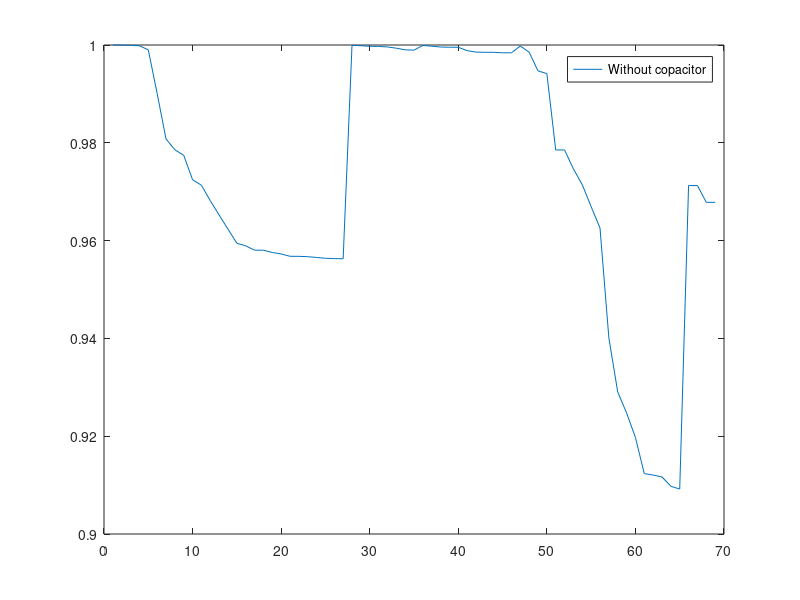

MATLAB code to generate this figure:
% Auther :  ROHIT BAGDI
% date :    08 jan 2022
% Tital :   Backwardf and Forward Sweep Load Flow Algorithm
% forward backward sweep mathod for calculation of voltage

% data for 33-bus system
%{
basemva =100 ; accuracy = 0.0001; maxiter=100; 
basekv=12.66;

% Distribution System data (33 bus system)
%            Bus    Bus     Voltage     Angle    Load    Load
%            no.    code       mag.   (degree)   (kW)   (kVAR)
%                              (pu)               
busdata=[   1       1           1       0        0       0
            2       0           1       0        100    60
            3       0           1       0        90     40
            4       0           1       0       120     80
            5       0           1       0       60      30
            6       0           1       0       60      20
            7       0           1       0       200     100
            8       0           1       0       200     100
            9       0           1       0       60      20
            10      0           1       0       60      20
            11      0           1       0       45      30
            12      0           1       0       60      35
            13      0           1       0       60      35
            14      0           1       0       120     80
            15      0           1       0       60      10
            16      0           1       0       60      20
            17      0           1       0       60      20
            18      0           1       0       90      40
            19      0           1       0       90      40
            20      0           1       0       90      40
            21      0           1       0       90      40
            22      0           1       0       90      40
            23      0           1       0       90      50
            24      0           1       0       420     200
            25      0           1       0       420     200
            26      0           1       0       60      25
            27      0           1       0       60      25
            28      0           1       0       60      20
            29      0           1       0       120     70
            30      0           1       0       200     600
            31      0           1       0       150      70
            32      0           1       0       210     100
            33      0           1       0       60      40];
        %line data are
        %   ns      nr      R       X            lineno
linedata= [ 1       2   0.0922      0.047           1
            2       3   0.493       0.2511          2
            3       4   0.366       0.1864          3
            4       5   0.3811      0.1941          4
            5       6   0.819       0.707           5
            6       7   0.1872      0.6188          6
            7       8   0.7114      0.2351          7
            8       9   1.03        0.74            8
            9       10  1.044       0.74            9
            10      11  0.1966      0.065           10
            11      12  0.3744      0.1238          11
            12      13  1.468       1.155           12
            13      14  0.5416      0.7129          13
            14      15  0.591       0.526           14
            15      16  0.7463      0.545           15
            16      17  1.289       1.721           16
            17      18  0.732       0.574           17
            2       19  0.164       0.1565          18
            19      20  1.5042      1.3554          19
            20      21  0.4095      0.4784          20
            21      22  0.7089      0.9373          21
            3       23  0.4512      0.3083          22
            23      24  0.898       0.7091          23
            24      25  0.896       0.7011          24
            6       26  0.203       0.1034          25
            26      27  0.2842      0.1447          26
            27      28  1.059       0.9337          27
            28      29  0.8042      0.7006          28
            29      30  0.5075      0.2585          29
            30      31  0.9744      0.963           30
            31      32  0.3105      0.3619          31
            32      33  0.341       0.5302          32];          

%}

%{
% data for 52-bus system
basemva =1 ; accuracy = 0.0001; maxiter=100; 
basekv=11;

% Distribution System data (52 bus system)
%           Bus   Bus       Voltage   Angle       Load    Load
%           No.   code      mag.      (Degree)    (kW)    (kVAR)
%                  (pu)

busdata=[ 1         1       1           0           0        0
          2         0       1           0           81      39
          3         0       1           0           135     65
          4         0       1           0           108     52
          5         0       1           0           108     52
          6         0       1           0           27      13
          7         0       1           0           54      26
          8         0       1           0           135     65
          9         0       1           0           81      39
          10        0       1           0           67      32
          11        0       1           0           27      13
          12        0       1           0           27      13
          13        0       1           0           108     52
          14        0       1           0           54      26
          15        0       1           0           94      45
          16        0       1           0           67      33
          17        0       1           0           67      33
          18        0       1           0           108     52
          19        0       1           0           81      39
          20        0       1           0           108     52
          21        0       1           0           94      46
          22        0       1           0           81      39
          23        0       1           0           108     52
          24        0       1           0           108     52
          25        0       1           0           102     50
          26        0       1           0           41      20
          27        0       1           0           108     52
          28        0       1           0           162     79
          29        0       1           0           68      33
          30        0       1           0           68      33
          31        0       1           0           95      46
          32        0       1           0           41      20
          33        0       1           0           121     59
          34        0       1           0           41      20
          35        0       1           0           41      20
          36        0       1           0           135     66
          37        0       1           0           81      40
          38        0       1           0           68      33
          39        0       1           0           95      46
          40        0       1           0           108     52
          41        0       1           0           41      20
          42        0       1           0           95      46
          43        0       1           0           27      13
          44        0       1           0           122     59
          45        0       1           0           108     52
          46        0       1           0           81      39
          47        0       1           0           68      33
          48        0       1           0           41      20
          49        0       1           0           68      33
          50        0       1           0           81      39
          51        0       1           0           108     52
          52        0       1           0           41      20  ];
      
 %          ns      nr      R(pu)           X (pu)      lineno
linedata= [ 1       2       0.0258          0.0111          1
            2       3       0.043           0.0185          2
            2       4       0.0129          0.0056          3
            4       5       0.0129          0.0056          4
            4       6       0.0086          0.0037          5
            6       7       0.0172          0.0074          6
            6       8       0.0215          0.0093          7
            8       9       0.0258          0.0111          8
            9       10      0.043           0.0185          9
            10      11      0.0129          0.0056          10
            11      12      0.0086          0.0037          11
            11      15      0.043           0.0185          12
            12      13      0.0301          0.013           13
            12      14      0.0344          0.0148          14
            10      16      0.0129          0.0056          15
            16      17      0.0516          0.0222          16
            16      18      0.043           0.0185          17
            18      19      0.0344          0.0148          18
            1       20      0.0086          0.0037          19
            20      21      0.0129          0.0056          20
            21      22      0.0258          0.0111          21
            22      23      0.043           0.0185          22
            23      24      0.0215          0.0093          23
            22      25      0.0258          0.0111          24
            25      26      0.0344          0.0148          25
            20      27      0.0086          0.0037          26
            27      28      0.0129          0.0056          27
            28      29      0.0215          0.0093          28
            27      30      0.0344          0.0148          29
            30      31      0.043           0.0185          30
            1       32      0.0344          0.0148          31
            32      33      0.043           0.0185          32
            33      34      0.0344          0.0148          33
            33      35      0.0301          0.013           34
            35      36      0.0344          0.0148          35
            36      37      0.0215          0.0093          36
            35      38      0.0172          0.0074          37
            33      39      0.0215          0.0093          38
            39      40      0.0172          0.0074          39
            39      41      0.0215          0.0093          40
            41      42      0.0258          0.0111          41
            41      43      0.0387          0.0167          42
            43      44      0.043           0.0185          43
            41      45      0.0129          0.0056          44
            45      46      0.0301          0.013           45
            45      47      0.0215          0.0093          46
            47      48      0.0129          0.0056          47
            47      49      0.0129          0.0056          48
            49      50      0.0344          0.0148          49
            49      51      0.0129          0.0056          50
            51      52      0.0086          0.0037          51];
%}



% data for 69-bus system
basemva =10 ; accuracy = 0.0001; maxiter=100; 
basekv=12.66;
%Distribution System data (69 bus system)
%       Bus   Bus     Voltage         Angle       Load    Load
%       no.   code    mag.(pu)        (degree)    (kW)    (kVAR)
busdata=[1      1       1               0           0       0
         2      0       1               0           0       0
         3      0       1               0           0       0
         4      0       1               0           0       0
         5      0       1               0           0       0
         6      0       1               0           2.6     2.2
         7      0       1               0           40.4    30
         8      0       1               0           75      54
         9      0       1               0           30      22
        10      0       1               0           28      19
        11      0       1               0           145     104
        12      0       1               0           145     104
        13      0       1               0           8       5.5
        14      0       1               0           8       5.5
        15      0       1               0           0       0
        16      0       1               0           45.5    30
        17      0       1               0           60      35
        18      0       1               0           60      35
        19      0       1               0           0       0
        20      0       1               0           1       0.6
        21      0       1               0           114     81
        22      0       1               0           5.3     3.5
        23      0       1               0           0       0
        24      0       1               0           28      20
        25      0       1               0           0       0
        26      0       1               0           14      10
        27      0       1               0           14      10
        28      0       1               0           26      18.6
        29      0       1               0           26      18.6
        30      0       1               0            0      0
        31      0       1               0            0      0
        32      0       1               0            0      0
        33      0       1               0           14      10
        34      0       1               0           19.5    14
        35      0       1               0           6       4
        36      0       1               0           26      18.55
        37      0       1               0           26      18.55
        38      0       1               0           0       0
        39      0       1               0           24      17
        40      0       1               0           24      17
        41      0       1               0           1.2     1
        42      0       1               0           0       0
        43      0       1               0           6       4.3
        44      0       1               0           0       0
        45      0       1               0           39.22   26.3
        46      0       1               0           39.22   26.3
        47      0       1               0           0       0
        48      0       1               0           79      56.4
        49      0       1               0           384.7   274.5
        50      0       1               0           384.7   274.5
        51      0       1               0           40.5    28.3
        52      0       1               0           3.6     2.7
        53      0       1               0           4.35    3.5
        54      0       1               0           26.4     19
        55      0       1               0           24      17.2
        56      0       1               0           0       0
        57      0       1               0           0       0
        58      0       1               0           0       0
        59      0       1               0           100     72
        60      0       1               0           0       0
        61      0       1               0           1244    888
        62      0       1               0           32      23
        63      0       1               0           0       0
        64      0       1               0           227     162
        65      0       1               0           59      42
        66      0       1               0           18      13
        67      0       1               0           18      13
        68      0       1               0           28      20
        69      0       1               0           28      20 ];
    
    %        ns     nr      R           X            lineno
linedata = [1       2       0.0005      0.0012         1 
            2       3       0.0005      0.0012         2
            3       4       0.0015      0.0036         3
            4       5       0.0251      0.0294         4 
            5       6       0.366       0.1864         5
            6       7       0.3811      0.1941         6
            7       8       0.0922      0.047          7 
            8       9       0.0493      0.0251         8 
            9       10      0.819       0.2707         9 
            10      11      0.1872      0.0691         10 
            11      12      0.7114      0.2351         11 
            12      13      1.03        0.34           12 
            13      14      1.044       0.345          13 
            14      15      1.058       0.3496         14 
            15      16      0.1966      0.065          15 
            16      17      0.3744      0.1238         16 
            17      18      0.0047      0.0016         17 
            18      19      0.3276      0.1083         18 
            19      20      0.2106      0.0696         19 
            20      21      0.3416      0.1129         20 
            21      22      0.014       0.0046         21    
            22      23      0.1591      0.0526         22 
            23      24      0.3463      0.1145         23 
            24      25      0.7488      0.2745         24 
            25      26      0.3089      0.1021         25 
            26      27      0.1732      0.0572         26 
            3       28      0.0044      0.0108         27 
            28      29      0.064       0.1565         28 
            29      30      0.3978      0.1315         29 
            30      31      0.0702      0.0232         30 
            31      32      0.351       0.116          31 
            32      33      0.839       0.2816         32 
            33      34      1.708       0.5646         33 
            34      35      1.474       0.4873         34 
            3       36      0.0044      0.0108         35 
            36      37      0.064       0.1565         36 
            37      38      0.1053      0.123          37 
            38      39      0.0304      0.0355         38 
            39      40      0.0018      0.0021         39 
            40      41      0.7283      0.8509         40 
            41      42      0.31        0.3623         41 
            42      43      0.041       0.0478         42 
            43      44      0.0092      0.0116         43 
            44      45      0.1089      0.1373         44 
            45      46      0.0009      0.0012         45 
            4       47      0.0034      0.0084         46 
            47      48      0.0851      0.2083         47 
            48      49      0.2898      0.7091         48 
            49      50      0.0822      0.2011         49 
            8       51      0.0928      0.0473         50 
            51      52      0.3319      0.1114         51 
            9       53      0.174       0.0886         52 
            53      54      0.203       0.1034         53 
            54      55      0.2842      0.1447         54 
            55      56      0.2813      0.1433         55 
            56      57      1.59        0.5337         56 
            57      58      0.7837      0.263          57 
            58      59      0.3042      0.1006         58
            59      60      0.3861      0.1172         59 
            60      61      0.5075      0.2585         60 
            61      62      0.0974      0.0496         61 
            62      63      0.145       0.0738         62 
            63      64      0.7105      0.3619         63 
            64      65      1.041       0.5302         64 
            11      66      0.2012      0.0611         65 
            66      67      0.0047      0.0014         66 
            12      68      0.7394      0.2444         67 
            68      69      0.0047      0.0016         68 ];
 
   
        
% imaginary no.        
    j=sqrt(-1);
% BASE IMPEDANECE
 z_base= basekv^2/basemva;
% INITIALIZATION SAME VARIABLE AND BUS_CURRENT BY ZERO 
 end_point=0;
 load_current=0;
 bus_current=zeros(length(busdata(:,1)),2);
% IN GIVEN SIMULATION  FOR 52-BUS SYSTEM R,X ARE IN P.U 
 % change impedence in p.u
 if length(busdata(:,1))==52        % for 52-bus system no need to change in p.u
 z=zeros(length(linedata(:,1)),3);
 z(:,1)=linedata(:,1);
 z(:,2)=linedata(:,2);
 z(:,3)=linedata(:,3)+j*linedata(:,4);
 else
 z=zeros(length(linedata(:,1)),3);
 z(:,1)=linedata(:,1);
 z(:,2)=linedata(:,2);
 z(:,3)=linedata(:,3)/z_base+j*linedata(:,4)/z_base;
 end
 
 
 % change power in p.u.
 P=busdata(:,5)/(basemva*1000);
 Q=busdata(:,6)/(basemva*1000);
 
 %Q(30)=Q(30)-1254/(basemva*1000);
 
 % for svc designing
 %Q(bus_for_Q) = Q(bus_for_Q)-injected_Q;
 
 % CREATING THE VALUE OF VLT_NEW AND VLT_OLD
 Vlt_new=busdata(:,3);
 Vlt_old=busdata(:,3);
 
 % CODE FOR FINDING END POINTS
 count=1;
 for line_no=length(linedata)+1:-1:1
     
     if line_no<length(linedata)
        if linedata(line_no+1,1)~=linedata(line_no,2)
            end_point(count)=linedata(line_no,2);
            count=count+1;
        end
     end
     if line_no==length(linedata)+1
         end_point(count)=length(linedata)+1;
         count=count+1;
     end
 end
 
 
 % INITIALIZATION MAXIMUM ERROR AND NO OF ITERATION
 max_v_err_r=1;
 no_iter=0;
 Iline=0;
 
 

%Q(4)=Q(4)-injected_q(4)/(basemva*1000);

 %{
 for q_chnage_bus = 1:length(injected_q)-1
        q_chnage_bus=q_chnage_bus+1;
        
        Q=busdata(:,6)/(basemva*1000);
        
        Q(q_chnage_bus) = Q(q_chnage_bus) - injected_q(q_chnage_bus)/(basemva*1000);
        disp("bus no "+q_chnage_bus+"and q = "+Q(q_chnage_bus)*(basemva*1000));
     
     while max_v_err_r>=0.0001 & no_iter < maxiter                          
       Vlt_old=Vlt_new;
       bus_current=zeros(length(busdata(:,1)),2);
 
       % load current at each bus
 
    for i=1:length(linedata)+1
        load_current(i,1)=(P(i)-j*Q(i))/conj (Vlt_new(i,1));
        
    end
 
    % finding the line or bus current
    for i=1:length(end_point)
     endbus = end_point(i);
        for k= endbus:-1:1
         p=k;
         if p>0
             
         if p== endbus                          % for end point bus current 
            bus_current(p,1)=k;
            bus_current(p,2)=bus_current(p,2)+load_current(p);
         else 
        if linedata(p,1)== linedata(p,2)-1      % for the connection exist between 2 bus 
            
            present_bus=linedata(p,1);
            next_bus=linedata(p,2);
            
            bus_current(present_bus,1) = present_bus;
            bus_current(present_bus,2) = bus_current(present_bus,2)+load_current(present_bus) + bus_current(next_bus,2);
        else
                                                
            present_bus=linedata(p,1);
            next_bus=linedata(p,2);
            
            bus_current(present_bus,1)=present_bus;
            bus_current(present_bus,2)=bus_current(present_bus,2)+bus_current(next_bus,2);
            
            break 
        end
         end
         end 
        end
    end
 
    for point=1:length(linedata(:,1))
        
        starting_node=linedata(point,1);
        ending_node=linedata(point,2);
        lineno=linedata(point,5);
        Vlt_new(ending_node,1)=Vlt_new(starting_node,1)-bus_current(lineno+1,2)*z(point,3);
        
    end
     error=Vlt_new-Vlt_old;
   
     max_v_err_r=max(abs(error));
     busdata(:,3)=abs(Vlt_new);
     
     no_iter=no_iter+1;
     
end
Ploss=0;
  for point=1:length(linedata(:,1))
        
        lineno=linedata(point,5);
        Ploss=Ploss+abs(bus_current(lineno+1,2))^2*real(z(point,3));
       
        
  end
   disp("power loss at bus "+q_chnage_bus+" is "+Ploss*basemva*1000);
  figure(2)
   plot(abs(Vlt_new)),
   hold on 
      
 end
%}
 
while max_v_err_r>=0.0001 & no_iter < maxiter                          
 Vlt_old=Vlt_new;
 bus_current=zeros(length(busdata(:,1)),2);
 
    %load current at each bus
    for i=1:length(linedata)+1
        load_current(i,1)=(P(i)-j*Q(i))/conj (Vlt_new(i,1));
        
    end
 
 % finding the line or bus current
    for i=1:length(end_point)
     endbus = end_point(i);
        for k= endbus:-1:1
         p=k;
         if p>0
             
         if p== endbus                          % for end point bus current 
            bus_current(p,1)=k;
            bus_current(p,2)=bus_current(p,2)+load_current(p);
         else 
        if linedata(p,1)== linedata(p,2)-1      % for the connection exist between 2 bus 
            
            present_bus=linedata(p,1);
            next_bus=linedata(p,2);
            
            bus_current(present_bus,1) = present_bus;
            bus_current(present_bus,2) = bus_current(present_bus,2)+load_current(present_bus) + bus_current(next_bus,2);
        else
                                                
            present_bus=linedata(p,1);
            next_bus=linedata(p,2);
            
            bus_current(present_bus,1)=present_bus;
            bus_current(present_bus,2)=bus_current(present_bus,2)+bus_current(next_bus,2);
            
            break 
        end
         end
         end 
        end
    end
 
    for point=1:length(linedata(:,1))
        
        starting_node=linedata(point,1);
        ending_node=linedata(point,2);
        lineno=linedata(point,5);
        Vlt_new(ending_node,1)=Vlt_new(starting_node,1)-bus_current(lineno+1,2)*z(point,3);
        
    end
     error=Vlt_new-Vlt_old;
   
     max_v_err_r=max(abs(error));
     busdata(:,3)=abs(Vlt_new);
     
     no_iter=no_iter+1;
     
end
Ploss=0;
  for point=1:length(linedata(:,1))
        
        lineno=linedata(point,5);
        Ploss=Ploss+abs(bus_current(lineno+1,2))^2*real(z(point,3));
       
        
  end
  figure(2)
   plot(abs(Vlt_new));
   legend("Without copacitor")
   hold on 
